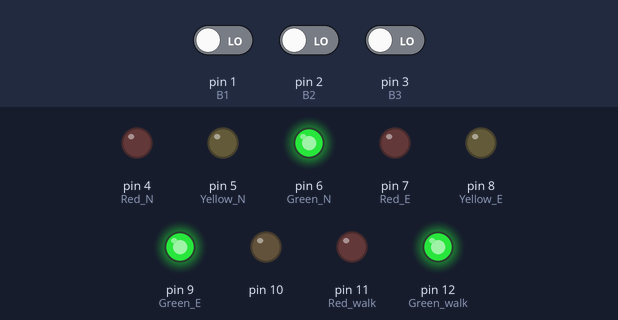
Recording of a sketch running on a simulated Arduino Uno, built with avr-gcc and run on an emulated ATmega328P. Shown: output pins drawn as LEDs (lit = HIGH). Dashed ring = blinking. Inputs (shaded band) come from the test bench; at power-on: pin 1 (B1) LOW, pin 2 (B2) LOW, pin 3 (B3) LOW.

Above: at 1.2 s.
1.3 s: pin 1 (B1) driven HIGH
At 4.1 s:
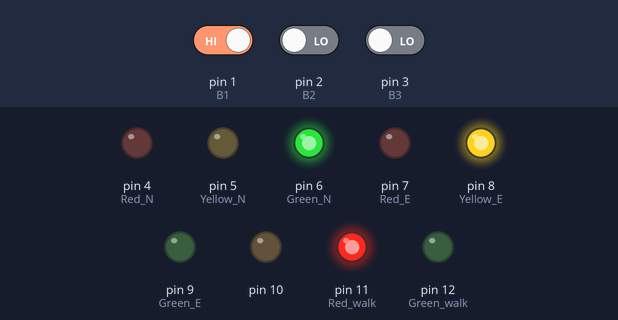
4.3 s: pin 1 (B1) driven LOW and pin 2 (B2) driven HIGH
At 6.4 s:
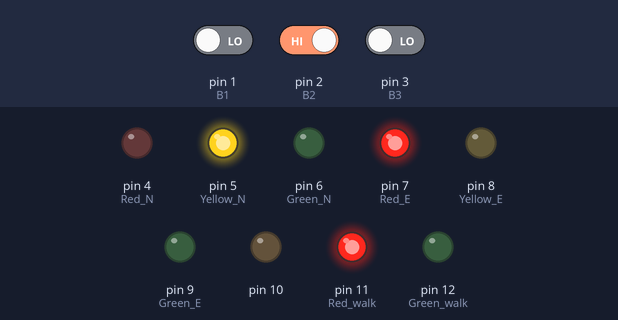
7.3 s: pin 1 (B1) driven HIGH
At 8.5 s:
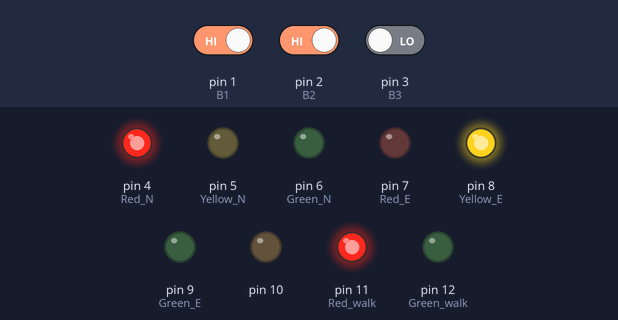
10.3 s: pin 1 (B1) driven LOW
At 13.0 s:
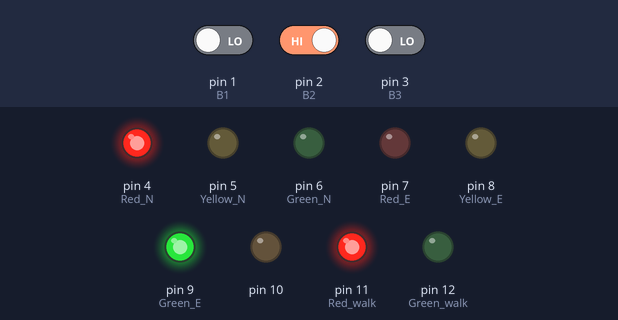
13.3 s: pin 2 (B2) driven LOW and pin 3 (B3) driven HIGH
At 15.5 s:
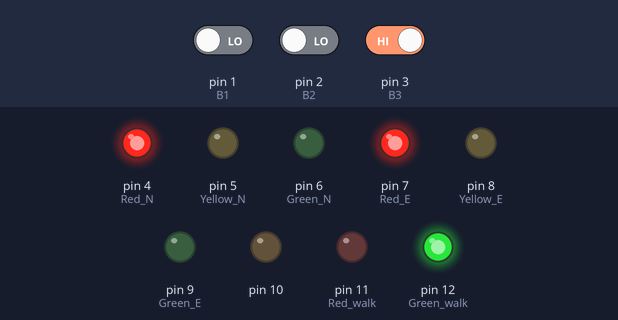
16.3 s: pin 2 (B2) driven HIGH
At 16.95 s:
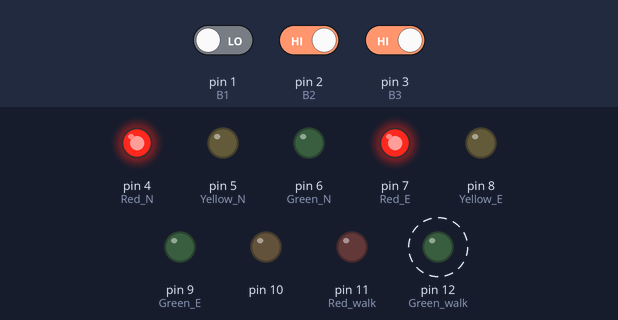
Timing chart, 0 to 20.3 s (numbered marks = the images above; inputs shaded):
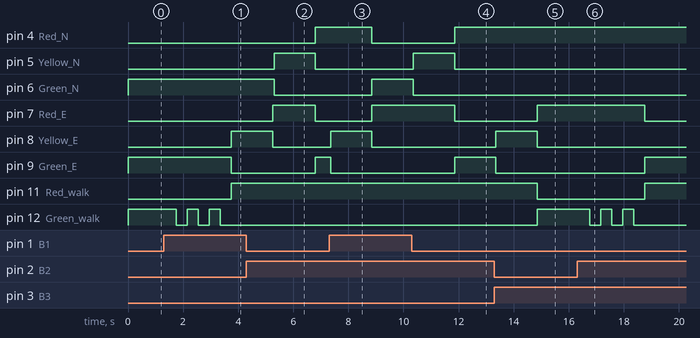

The sketch:

assigment5.ino
```cpp
//button
#define B1 1
#define B2 2
#define B3 3
//LED
#define Red_N 4
#define Yellow_N 5
#define Green_N 6
#define Red_E 7
#define Yellow_E 8
#define Green_E 9
#define Red_walk 11
#define Green_walk 12
//status
#define Nocar 0
#define N_car 8

int lastB1 = LOW;
int lastB2 = LOW;
int lastB3 = LOW;

void setup()
{
  //LEd setup
  for (int i = 4; i <= 12; i++) {
    pinMode(i, OUTPUT);
  }
  //button setup
  for (int i = 1; i <= 3; i++) {
    pinMode(i, INPUT);
  }
  //at first no light all pass free
  digitalWrite(Green_N, HIGH);
  digitalWrite(Green_E, HIGH);
  digitalWrite(Green_walk, HIGH);
}

void loop() {
  if (digitalRead(B1) == HIGH && lastB1 == LOW) {
    delay(50);
    Walk_Red();
    North_Green();
  }
  else if (digitalRead(B2) == HIGH && lastB2 == LOW) {
    delay(50);
    Walk_Red();
    East_Green();
  }
  else if (digitalRead(B3) == HIGH && lastB3 == LOW) {
    delay(50);
    Walk_Green();
  }
}

void North_Green() {
  East_Red();
  /*if(digitalRead(Green_walk)==HIGH){
     Walk_Red();
    }*/
  digitalWrite(Red_N, LOW);
  digitalWrite(Green_N, HIGH);
}
void North_Red() {
  if (digitalRead(Green_N) == HIGH) {
    digitalWrite(Green_N, LOW);
    //Walk_Red();
    long Ytime = millis();
    while (millis() - Ytime <= 1500) { //3s too long
      digitalWrite(Yellow_N, HIGH);
    }
    digitalWrite(Yellow_N, LOW);
    digitalWrite(Red_N, HIGH);
  }
}
void East_Red() {
  if(digitalRead(Green_E)==HIGH){
  digitalWrite(Green_E, LOW);
  //Walk_Red();
  long Ytime = millis();
  while (millis() - Ytime <= 1500) { //3s too long
    digitalWrite(Yellow_E, HIGH);
  }
  digitalWrite(Yellow_E, LOW);
  digitalWrite(Red_E, HIGH);
  }
}
void East_Green() {
  North_Red();
  /*if(digitalRead(Green_walk)==HIGH){
     Walk_Red();
    }*/
  digitalWrite(Red_E, LOW);
  digitalWrite(Green_E, HIGH);
}
void Walk_Red() {
  if (digitalRead(Red_walk) != HIGH) { //if it red don't do
    long Gtime = millis();
    while (millis() - Gtime < 2000) {
      digitalWrite(Green_walk, HIGH);
      delay(400);
      digitalWrite(Green_walk, LOW);
      delay(400);
    }
    digitalWrite(Red_walk, HIGH);
  }
}
void Walk_Green() {
  North_Red();
  East_Red();
  if (digitalRead(Red_walk) == HIGH) {
    digitalWrite(Red_walk, LOW);
    digitalWrite(Green_walk, HIGH);
  }
}
```

Measured:
- after the input at 1.3 s, pin 8 (Yellow_E), pin 11 (Red_walk): LOW → HIGH after 2.5 s; pin 9 (Green_E): HIGH → LOW after 2.5 s; pin 12 (Green_walk): alternates HIGH for 0.40 s and LOW for 0.40 s, 5 changes in all, then stays LOW, starting after 0.45 s
- after the input at 4.3 s, pin 4 (Red_N), pin 9 (Green_E): LOW → HIGH after 2.5 s; pin 5 (Yellow_N): LOW → HIGH after 1.0 s, → LOW 1.5 s later; pin 6 (Green_N): HIGH → LOW after 1.0 s
- after the input at 7.3 s, pin 4 (Red_N): HIGH → LOW after 1.6 s; pin 6 (Green_N), pin 7 (Red_E): LOW → HIGH after 1.6 s; pin 8 (Yellow_E): LOW → HIGH after 0.05 s, → LOW 1.5 s later; pin 9 (Green_E): HIGH → LOW after 0.05 s
- after the input at 10.3 s, pin 4 (Red_N), pin 9 (Green_E): LOW → HIGH after 1.6 s; pin 5 (Yellow_N): LOW → HIGH after 0.05 s, → LOW 1.5 s later; pin 6 (Green_N): HIGH → LOW after 0.05 s; pin 7 (Red_E): HIGH → LOW after 1.6 s
- after the input at 13.3 s, pin 7 (Red_E), pin 12 (Green_walk): LOW → HIGH after 1.6 s; pin 8 (Yellow_E): LOW → HIGH after 0.05 s, → LOW 1.5 s later; pin 9 (Green_E): HIGH → LOW after 0.05 s; pin 11 (Red_walk): HIGH → LOW after 1.6 s
- after the input at 16.3 s, pin 7 (Red_E): HIGH → LOW after 2.5 s; pin 9 (Green_E), pin 11 (Red_walk): LOW → HIGH after 2.5 s; pin 12 (Green_walk): alternates HIGH for 0.40 s and LOW for 0.40 s, 5 changes in all, then stays LOW, starting after 0.45 s
